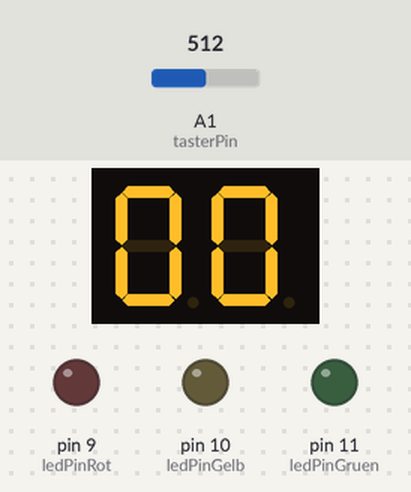
Recording of a sketch running on a simulated Arduino Uno, built with avr-gcc and run on an emulated ATmega328P. On the bench: 2-digit seven-segment display, output pins drawn as LEDs (lit = HIGH). Wiring (inferred from the names in the program): 2-digit 7-segment display, segments lit when HIGH: segments pin 2, pin 3, pin 4, pin 5, pin 6, pin 7, pin 8; digit selects pin 13, pin 12. Inputs (shaded band) come from the test bench; at power-on: A1 (tasterPin) = 512. The segment pins are drawn as the display they are named for; pins used as bus, display or sensor lines are not drawn.

Above: at 12.2 s.
12.3 s: A1 (tasterPin) set to 884
13.9 s: A1 (tasterPin) set to 918
At 14.8 s:
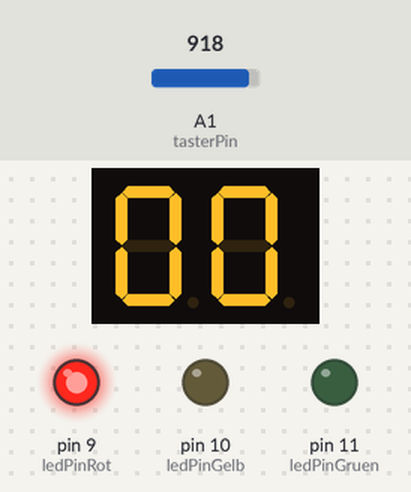
At 17.4 s:
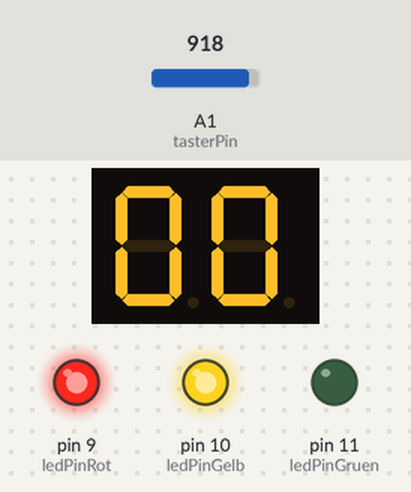
Timing chart, 0 to 25.9 s (numbered marks = the images above; inputs shaded):
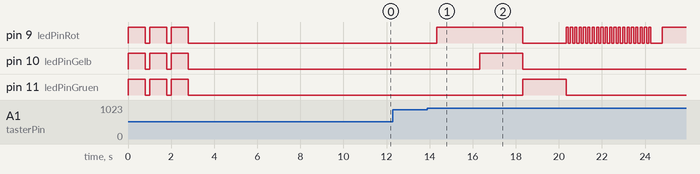

Measured:
- the behaviour switches between 900 and 901 on A1 (tasterPin) (found by bisection; images 0 and 1)
- after the input at 12.3 s, every drawn part: stays the same
- after the input at 13.9 s, pin 9 (ledPinRot): goes HIGH 4.0 s, LOW 2.0 s, 19 × (HIGH 0.10 s, LOW 0.10 s), HIGH 0.10 s, LOW 0.52 s, then HIGH, starting after 0.42 s; pin 10 (ledPinGelb): LOW → HIGH after 2.4 s, → LOW 2.0 s later; pin 11 (ledPinGruen): LOW → HIGH after 4.4 s, → LOW 2.0 s later

The sketch:

Reaktionstester_KursX.ino
```cpp
/*   Steuert zwei LED 7-Segment Anzeigen per Multiplex an und zeigt die
Reaktionszeit an. Mit eindimensionalen Array & Fkt "bitRead"; gemeinsame Kathode */

const byte segmente[11] = {B11111100,    // 0   Type "const" kann nicht geändert werden,
                           B01100000,    // 1   dafür schneller
                           B11011010,    // 2
                           B11110010,    // 3
                           B01100110,    // 4
                           B10110110,    // 5
                           B10111110,    // 6
                           B11100000,    // 7
                           B11111110,    // 8
                           B11110110,    // 9
                           B00000001};   // Punkt
const byte pinArray[] = {2,3,4,5,6,7,8};       // Array mit Out Pins für 7Segmente, ohne DP
const byte einerStelle = 12,
           zehnerStelle = 13;                  // Transistor Ausgang Pins
const byte ledPinRot = 9,
           ledPinGelb = 10, ledPinGruen = 11;  // LED  Ausgang Pins
const byte tasterPin  = A1;                    // Analog Eingang 1 fuer Taster
byte anzeigeWert = 0;                          // byte, da nur Werte von 0 - 99
byte phase = 0;                                // phase 0,1,2,3, usw.
long startPunkt = 0;                           // ms Zaehler daher long
long startZeit = 0;                            // ms Startzeit daher long
long endZeit = 0;                              // ms Endzeit daher long
int reakZeit = 0;
boolean taster = false;                        // speichert Zustand des Tasters
boolean tasterNeu = false;                     // speichert Flanke eines Tastendruckes
boolean gestoppt = false;                      // Status ob Spiel korrekt gestoppt wurde

void setup()
{
  for (int i=0; i<7; i++)              // Schleife über alle Segmente
    pinMode(pinArray[i], OUTPUT);      // jeder Segmentpin als Ausgang
  pinMode(einerStelle, OUTPUT);        // Ansteuerung T1 als Output
  pinMode(zehnerStelle, OUTPUT);       // Ansteuerung T2 als Output
  pinMode(ledPinRot, OUTPUT);          // Ansteuerung LED als Output
  pinMode(ledPinGelb, OUTPUT);         // Ansteuerung LEDals Output
  pinMode(ledPinGruen, OUTPUT);        // Ansteuerung LED als Output
  test();                              // steuert alle Segmente & LEDs an
  Serial.begin(9600);                  // serielle Schnittstelle starten
}   // setup

void loop()
{
  // permanente Tastenabfrage
  if (analogRead(tasterPin) > 900)     // Spannung > Schwelle
  {                                    // dann ist Taste gedrückt
    if (!taster)                       // war taste noch nicht gedrückt
    {
      tasterNeu = true;                // dann ist taste neu gedrückt (Flanke)
      taster = true;                   // Status Taste setzen
    }  // if
  }  // if
  else                                 // Spannung < Schwelle
  {                                    // Taste nicht gedrückt
    taster = false;                    // Status Taste setzen
  }  // else
  // Es muss immer was angezeigt werden, sonst geht 7 Seg. Anzeige aus
  if (gestoppt) {                      // Spiel gestoppt?
    anzeige(reakZeit);                 // dann Stopzeit (Reaktionszeit) anzeigen
  }  // if
  else {
    anzeige(0);                        // sonst "0" anzeigen
  }  // else
  if ((tasterNeu) && (phase == 0))  // Taste gedrückt und Spiel bereit?
  {                                 // dann Spiel los
    tasterNeu = false;              // Tastenaktion ausgeführt daher zurücksetzen
    phase = 1;                      // Phase "1" der Ampel starten (ROT)
    startPunkt = millis();          // Timer auf aktuelle (Start)Zeit setzen
  }
  if ((phase == 1) && (millis() - startPunkt > 400))  // nach 400ms startet ROT
    digitalWrite(ledPinRot, HIGH);  // ROT an
  if ((phase == 1) && (millis() - startPunkt > 2400)) // nach 2 Sec ROT startet GELB
  {
    digitalWrite(ledPinGelb, HIGH); // GELB an
    phase = 2;                      // start Phase2 == GELB & Fehlererkennung
  }  //if
  if ((phase == 2) && (tasterNeu))  // Wird Taste in Phase 2 (Gelb) gedrückt ?
  {                                 // dann zu früh --> Fehler
    tasterNeu = false;              // Tastenaktion ausgeführt daher zurücksetzen
    blinken();                      // "99" anzeigen und blinken
    reset();                        // neues Spiel
  }  // if
  if ((phase == 2) && (millis() - startPunkt > 4400)) // nach 2 Sec
  {
    digitalWrite(ledPinRot, LOW);        // ROT aus
    digitalWrite(ledPinGelb, LOW);       // GELB aus
    digitalWrite(ledPinGruen, HIGH);     // GRUEN an
    phase = 3;                           // Start Phase "3"
    startZeit = millis();                // Start der Reaktionszeit
  }  // if
  if ((phase == 3) && (!gestoppt))       // Spiel in Phase Gruen (3) und läuft
  {
    if (tasterNeu)                       // Taste gedrückt?
    {
      endZeit = millis();                // dann Spiel regulaer zu Ende
      tasterNeu = false;                 // Tastenaktion ausgeführt daher zurücksetzen
      gestoppt = true;                   // Spiel regulär gestoppt
      reakZeit = endZeit - startZeit;    // Reaktionszeit berechnen
      Serial.println(reakZeit);          // Stopzeit einmal seriel ausgeben
      if (reakZeit > 999) {
        reakZeit = 99;                   // Reaktionszeit anzeigen
      }  // if
      else {
        reakZeit = reakZeit / 10;        // nur Zehntel und Hundertstel anzeigen
      }  // else
    }   // if
    else {
      anzeige(anzeigeWert++);        // Anzeigewert hochzählen und anzeigen
    }  // else
  }
  if (anzeigeWert > 98) {            // keine Reaktion
    blinken();                       // "99" anzeigen und blinken
    reset();                         // neues Spiel
  }  // if
  if ((gestoppt)&&(tasterNeu))       // Spiel gestoppt und Taste gedrückt
  {
    tasterNeu = false;               // Tastenaktion ausgeführt daher zurücksetzen
    reset();                         // neues Spiel
  }  // if
}  // loop
```

RT_Anzeige.ino
```cpp
void test()                              // 7 Segment Testroutine
{
  digitalWrite(einerStelle, HIGH);       // T1 == EIN
  digitalWrite(zehnerStelle, HIGH);      // T2 == EIN
  for (byte i=0; i<3; i++)               // dreimal Segmenttest und LED Test
  {
    digitalWrite(ledPinRot, HIGH);       // Rot EIN
    digitalWrite(ledPinGelb, HIGH);      // Gelb EIN
    digitalWrite(ledPinGruen, HIGH);     // Grün EIN
    for (byte j=0; j<7; j++)             // alle Segmente ansteuern (ohne DP)
      digitalWrite(pinArray[j], HIGH);   // --> EIN
    delay(800);                          // kurze Pause
    digitalWrite(ledPinRot, LOW);        // Rot AUS
    digitalWrite(ledPinGelb, LOW);       // Gelb AUS
    digitalWrite(ledPinGruen, LOW);      // Grün AUS
    for (byte j=0; j<7; j++)             // alle Segmente ansteuern (ohne DP)
      digitalWrite(pinArray[j], LOW);    // --> AUS
    delay(200);                          // kurze Pause
  }
  digitalWrite(einerStelle, LOW);        // T1 == AUS
  digitalWrite(zehnerStelle, LOW);       // T2 == AUS
  for (byte k=0; k<100; k++)             // 0 - 99 anzeigen
  {
    for (byte j=0; j<8; j++)             // Wert "8" mal anzeigen, entspricht delay
      anzeige(k);                        // Zähler "k" anzeigen
  }
}  // fkt test

void ansteuerung(int a)                  // 7 Segmente einer Zahl "a" ansteuern
{                                        // Abfragen der Bits für die Segmente für
  for (byte j=7; j>0; j--)               // Zahl "a", außer "0", da dies DP
    digitalWrite(pinArray[7-j], bitRead(segmente[a], j) == 1?HIGH:LOW);
  delay(5);                  // kurze Pause, sonst zuviele unnötige Wechsel
}    // fkt ansteuerung

void anzeige(byte wert)             // zerlegt eine 2stellige Zahl und zeigt die Ziffern an
{
  byte einer, zehner;               // Variable für die beiden Ziffern
  zehner = (wert / 10);             // Zehnerstelle berechnen
  einer = wert - (zehner * 10);     // Einerstelle berechnen
  digitalWrite(einerStelle, HIGH);  // Transistor für Einerstelle ein = HIGH (NPN)
  digitalWrite(zehnerStelle, LOW);  // Transistor für Zehnerstelle aus = LOW (NPN)
  ansteuerung(einer);               // Segmente der Einerstelle ansteuern
  digitalWrite(einerStelle, LOW);   // Transistor für Einerstelle aus = LOW (NPN)
  digitalWrite(zehnerStelle, HIGH); // Transistor für Zehnerstelle ein = HIGH (NPN
  ansteuerung(zehner);              // Segmente der Zehnerstelle ansteuern
}    // fkt anzeige
```

RT_Funktionen.ino
```cpp
// Fkt. blinkt rote LED und zeigt 99 == Fehler an
void blinken()
{
  digitalWrite(ledPinRot, HIGH);    // Rot  EIN
  digitalWrite(ledPinGelb, LOW);    // Gelb AUS
  digitalWrite(ledPinGruen, LOW);   // Grün AUS
  for (byte i=0; i<40; i++)         // Blink Schleife
  {
    digitalWrite(ledPinRot, (i%2 == 0)?HIGH:LOW); // "20 x ein" und "20 x aus"
    for (byte j=0; j<10; j++) // Wert 1o mal anzeigen, als delay Fkt
      anzeige(99);
  }  // for
}  // fct

// Auf Anfangswerte zurücksetzen
void reset()
{
  phase = 0, startPunkt = 0, endZeit = 0, startZeit = 0, reakZeit = 0;
  anzeigeWert = 0;
  taster = false, gestoppt = false;
  digitalWrite(ledPinRot, LOW);
  digitalWrite(ledPinGelb, LOW);
  digitalWrite(ledPinGruen, LOW);
}  // fct
```
